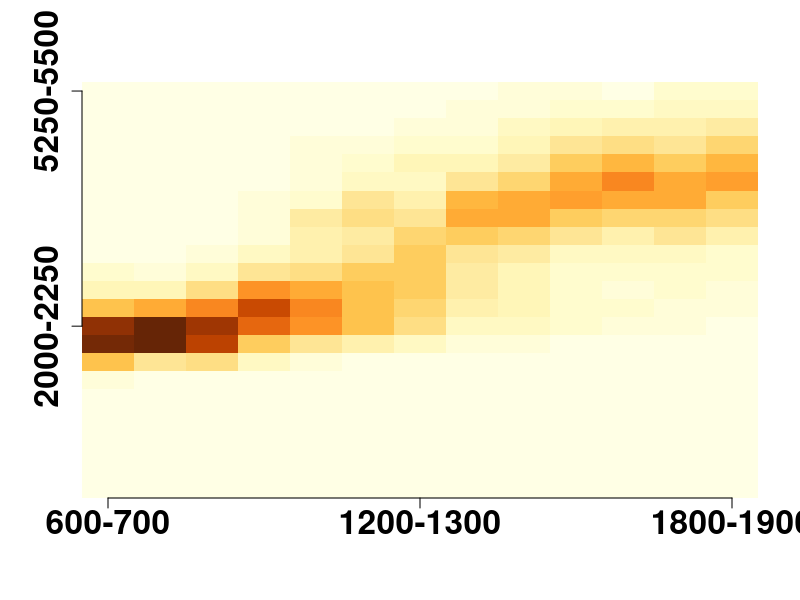

This chart was generated by the following R code: (Note: this script raises an error after producing the figure.)
## This code was written by Krishnapriya Tamma in 2017

### Code to plot for Phase diagram (fig 4)
library(fields)

### AUSTRALIA; BOX A
# setwd to  location of data
shpa <- read.csv("Australia_polygon3_S-shapedCurve.csv", header = T)
# this file contains the value of the modes from each histogram (obtained using Histogram.R)

## this file below contains the frequency of pixels for each EVI bin for each rainfall bin. 
# This was generated using the clipped EVI dataset for each rainfall bin (generated in Histograms.R)
# What one ends up with is a matrix of EVI x Rainfall and the values are frequencies. 
ph <- read.csv("PhaseDiagramFrequencies_25pc_Australia.csv", header = T, row.names = 1)
ph1 <- as.matrix(ph)
pht <- t(ph1)
colb <- c("#ffffe5", "#fff7bc", "#fee391", "#fec44f", "#fe9929", "#ec7014", "#cc4c02", "#993404", "#662506")

# identifying the points which are differing by less than 25% (see Fig legend for details)
pt1 <- which(shpa[1:23,4] <= 0.25) # 1800-1900
pt2 <- pt1[c(1,3,4,5)]
pt3 <- which(shpa[1:23,4] > 0.25)
pt4 <- which(shpa[1:23,4] == NA)
pht1 <- pht[1:13,1:23] # 47.5 # 60
#use image from library fields to plot the background heat map that is based on freq distribution
image(pht1, col = designer.colors(n=30, col = colb), bty = "n", legend.only = FALSE, xaxt = "n", yaxt = "n")
axis(1, at = seq(0,1,length.out=13)[c(1, 7,13)], labels = c("600-700", "1200-1300","1800-1900"), font = 2, cex.axis = 2)
axis(2, at = seq(0,1,length.out=23)[c(10, 23)], labels = c("2000-2250", "5250-5500"), font = 2, cex.axis = 2)
points((shpa[1:23,3]-1)/12, shpa[,5]/55, type = 'n', xlab = "", ylab = "" , bty = "n") 
# the '/12' allows you to adjust the x-axis, determine this by observing your data. 
points(x=(shpa[pt2,3]-1)/12, y=shpa[pt2,5]/55, cex = 2, pch = 16, col = 'gray60')
points(x=(shpa[pt3,3]-1)/12, y=shpa[pt3,5]/55, cex = 2, pch = 16, col = 'black')
#rect((5.5-1)/15, 2.5/75, (9-1)/15, 75/75)
